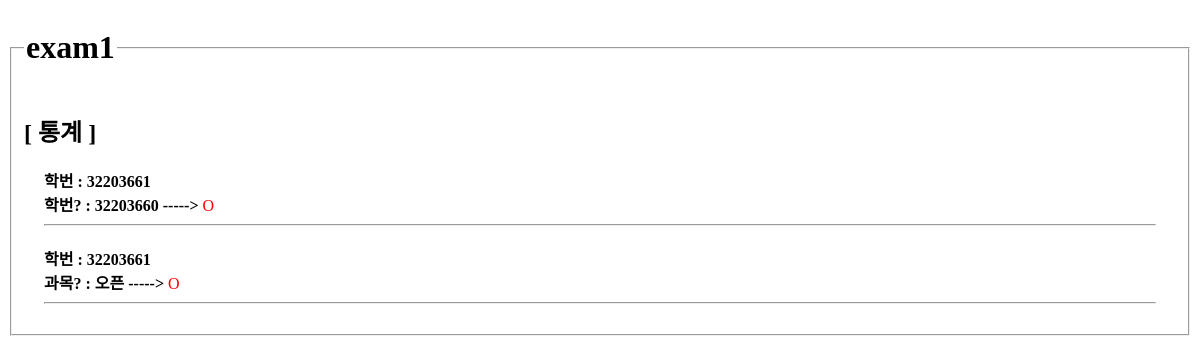
/polls/1/results/, run on an earlier commit of the app's database.
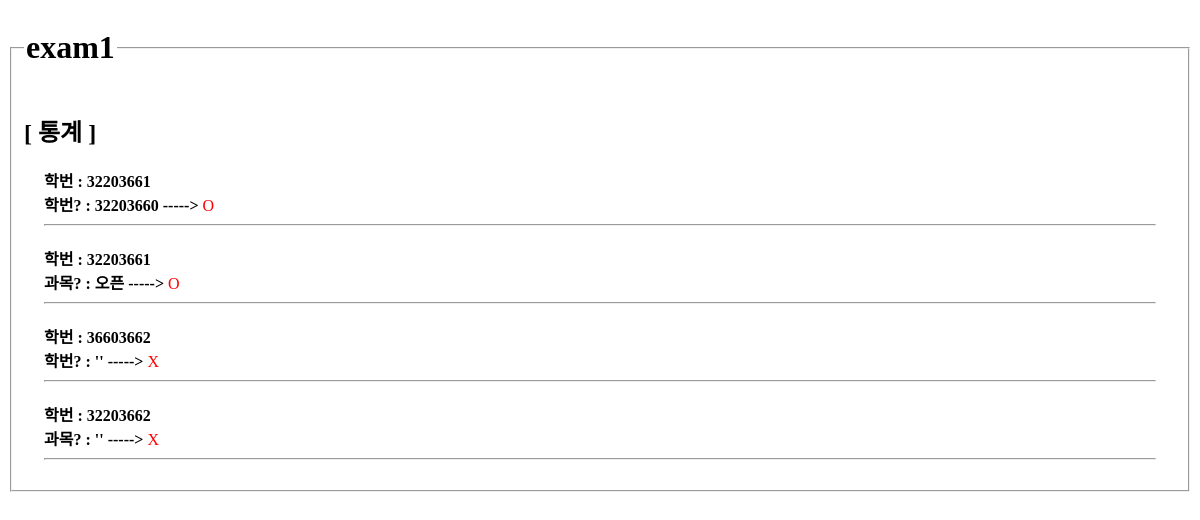
And on a later commit of the database.
### polls/models.py (models this page shows, shortened)
class Exam(models.Model):
    title  = models.CharField(max_length=200)
    q_num = models.IntegerField(default=0) # 문제 개수
    pub_date = models.DateTimeField('date published')

class Choice(models.Model): # 학생 or 정답(num : 1)
    question = models.ForeignKey(Question, on_delete=models.CASCADE)
    exam = models.ForeignKey(Exam, on_delete=models.CASCADE)
    num = models.IntegerField(default=0) # 학번
    choice_text = models.CharField(max_length=200)
    correct =  models.CharField(max_length=10)

class Question(models.Model):
    exam = models.ForeignKey(Exam, on_delete=models.CASCADE)
    question_text = models.CharField(max_length=200)
    def __str__(self):
        return self.question_text

### polls/views.py (the view)
# urls.py: path('<int:exam_id>/results/', views.results, name='results'),
def results(request, exam_id):
    exam = Exam.objects.get(pk=exam_id)
    c = Choice.objects.exclude(num=1)
    context = {'exam': exam, 'choice': c }
    return render(request, 'polls/results.html', context)

### polls/templates/polls/results.html (shortened to what this page needs)
<fieldset>
    <legend><h1>{{ exam.title }}</h1></legend>
    <h2>[ 통계 ]</h2>
    {% for c in choice %}
    <div style="margin: 20px;">
        <div>
            <h4 style="display: inline;"> 학번 : {{ c.num }} <br>
            {{c.question}} : {{c.choice_text}} -----></h3>
            <span style='color:red'>{{c.correct}}</span>
        </div>
        <hr>
    </div>
    {% endfor %}
</fieldset>

What changed in the data, as far as the page shows it:
added Choice: num "36603662", question "학번?", choice_text "''", correct "X"
added Choice: num "32203662", question "과목?", choice_text "''", correct "X"
